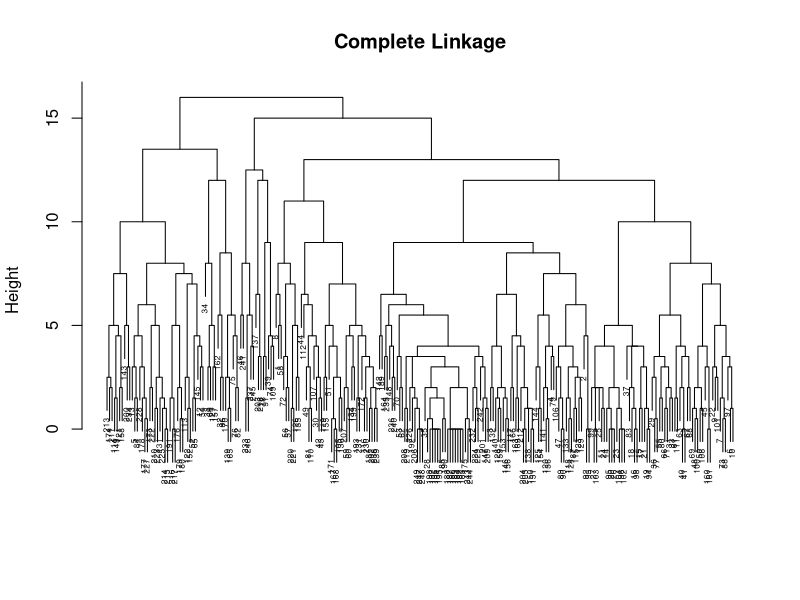
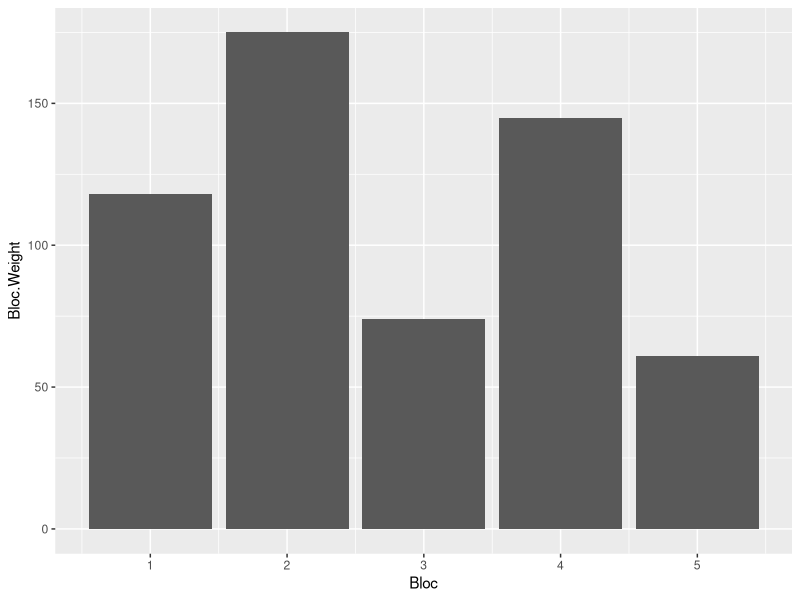
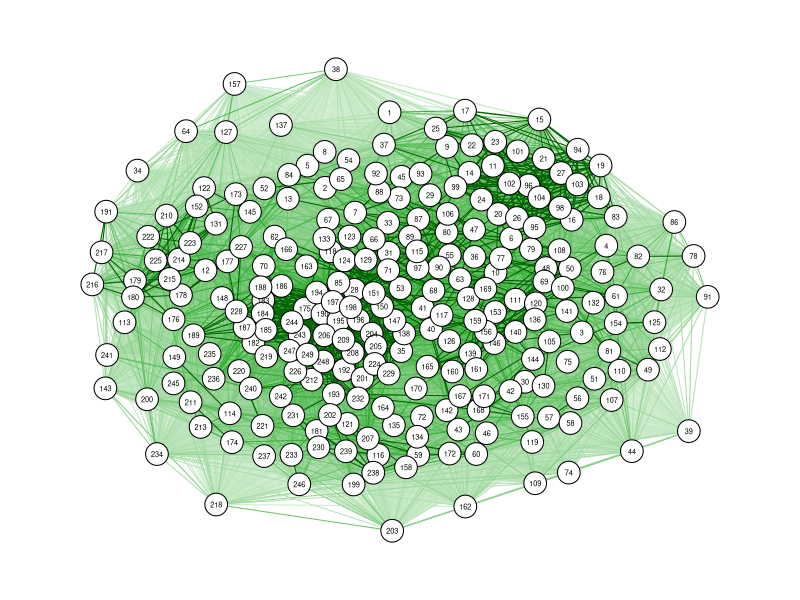

These figures' R source, in order: (Note: this script raises an error after producing the figures.)
## ---- chunk 1
library(tidyverse)
library(combinat)
library(qgraph)
## ---- chunk 2
# get voting data for all proposals in POH history
# write to CSV
# analyze CSV:
#   - for each voter, see voting record (voter ID - proposal - vote - VP)
#   - find voters who "consistently" (set a percentage threshold) vote the same way 
#   - sort into voting blocks & get their (most recent?) total voting power
## ---- chunk 3
votes <- read.csv("votes.csv", colClasses = c("Voter.ID" = "character")) # Voter.ID will be read as a hex number
                                                                         #  if type is unspecified
## ---- chunk 4
# let's restrict our attention to proposals not made before 0x824953e27fca1b0dbc0242b82750afbd2efb6b60621a6383674653bc826ef9c8
start_time <- votes %>%
  filter(Proposal.ID == "0x824953e27fca1b0dbc0242b82750afbd2efb6b60621a6383674653bc826ef9c8") %>%
  arrange(Time.Created) %>%
  head(1)
 
start_time <- start_time$Time.Created
v1 <- votes %>%
  filter(Time.Created >= start_time)

# count number of votes cast per voter
v1 <- v1 %>%
  group_by(Voter.ID) %>%
  mutate(N.Votes = n())

length(unique(v1$Voter.ID)) # we have 658  individual voters after this time
length(unique(v1$Proposal.ID)) # and 7 proposals

# and 69 voters who cast at least 4 votes
v1 %>%
  filter(N.Votes >= 4) %>%
  select(Voter.ID) %>%
  unique() %>%
  nrow()

# lets focus on these repeat voters
v1 <- v1 %>%
  filter(N.Votes >= 4) 

# this leaves us with 69 voters and 7 proposals.
## ---- chunk 5
# make a table with rows=voters and cols=proposals, with cell values=how they voted.
proposals <- unique(v1$Proposal.ID)
voters <- unique(v1$Voter.ID)
vot_tab <- data.frame(matrix(nrow = length(voters), ncol= length(proposals)))
colnames(vot_tab) <- proposals
rownames(vot_tab) <- voters

for(i in 1:nrow(vot_tab)) {
  for(j in 1:ncol(vot_tab)) {
    row <- filter(v1, Voter.ID == voters[i], Proposal.ID == proposals[j])
    if(nrow(row) != 0) {
      vot_tab[i,j] <- row$Choice
    }
  }
}

# make the cols a little nicer
tab <- vot_tab
colnames(tab) <- 1:length(proposals)
rownames(tab) <- 1:length(voters)

# how many missing values do we have?
na_counts <- rowSums(is.na(tab))
mean(na_counts)
table(na_counts)
# 6 voters voted on every proposal, 22 missed <2, 37 missed <3, 69 missed 3 or less. Where should we draw the line? Maybe try imputing values and see what happens?
## ---- chunk 6
# clustering technique: replace NAs by 1/2. Hierarchically cluster using manhattan/taxicab metric. Complete, average, or single linkage?

tab[is.na(tab)] <- 0.5

dist <- dist(tab, method = "manhattan")
dist_mat <- as.matrix(dist)

jpeg('votegraph.jpg', width=1000, height=1000, unit='px')
qgraph(1/dist_mat, layout='spring', vsize=3)
dev.off()
## ---- chunk 7
hc <- hclust(dist, method = "complete")

plot(hc, main = "Complete Linkage", xlab = "", sub = "",
     cex = 0.5)
## ---- chunk 8
# Cluster the voters into voting "blocs"
# tab <- apply(tab, 2, as.numeric)
hc_clusters <- cutree(hc, 5)

v2 <- v1 %>%
  add_column(Bloc = NA)

for(i in 1:length(voters)) {
  id <- voters[i]
  rows <- which(v2$Voter.ID == id)
  v2$Bloc[rows] <- hc_clusters[i]
}

# count each Bloc's voting weight, using each voter's max weight
v2 <- v2 %>%
  group_by(Voter.ID) %>%
  mutate(Max.Weight = max(Weight))

bloc_dist <- v2 %>%
  group_by(Bloc, Voter.ID, Max.Weight) %>%
  nest() %>%
  group_by(Bloc) %>%
  summarize(Bloc.Weight = sum(Max.Weight))

bloc_dist %>% ggplot(aes(x = Bloc, y = Bloc.Weight)) +
  geom_col()

bloc_dist$SSI <- ssi(bloc_dist$Bloc.Weight, 0.5)

bloc_dist %>% ggplot(aes(x = Bloc, y = SSI)) +
  geom_col()
## ---- chunk 9
v2 %>%
  filter(Bloc == 1) %>%
  select(Voter.ID) %>%
  unique()
## ---- chunk 10


# return a df identical to "record" except adding a numeric col signifying party
getParties <- function(record) {
  
}

# what is the voter overlap between all proposals with these 28 voters?
# make a matrix w proposals on rows & cols where the cells contain the number of voters the proposals have in common
# what I would like is a 

# alternative strategy to all this would just be to choose the 10 most active voters & shapley-shubik 'em...


v1 %>% 
  ungroup() %>%
  select(-N.Votes) %>%
  group_by(Proposal.ID) %>%
  count() %>% 
  arrange(desc(n))

v2 <- v1 %>%
  filter(!Proposal.ID %in% props$Proposal.ID)


# now try to find the 20 voters who all voted on the same proposals?
## ---- chunk 11
dist <- c(5,5,5,5,5)
## ---- chunk 12
# compute the gini coefficient of a given distribution
gini <- function(dist) {
  
  # area between Lorenz curve and line of equality
  num <- 0
  for(x in dist) {
    for(y in dist) {
      num <- num + abs(x - y)
    }
  }
  
  # area below line of equality
  denom <- 2*(length(dist))^2*mean(dist)
  
  num/denom
}
## ---- chunk 13
# compute Shapley-Shubik indices for a given distribution 
# params:
#   - dist: a distribution of voting power per voter
#   - thresh: the percentage of votes required to win, e.g. 0.5
ssi <- function(dist, thresh) {
  thresh_num <- ceiling(sum(dist)*thresh) # the number of votes required to win
  index_perm <- permn(1:length(dist)) # all possible voting orders
  ssis <- numeric(length(dist)) # a vector to store the S-S index for each voter
  
  # find the swing for each voting order
  for(order in index_perm) {
    tot_votes <- 0
    i <- 1

    while(tot_votes < thresh_num && i <= length(order)) { # identify the swing or determine that there is none
      tot_votes <- tot_votes + dist[order[i]]
      i <- i + 1
    }
    
    if(tot_votes >= thresh_num) { # increment the S-S index for the correct voter if the measure passed
      ssis[order[i - 1]] <- ssis[order[i - 1]] + 1
    }
  }
  
  ssis
}
## ---- chunk 14
# calculate the S-S indices as a probability dist; proportions rather than sums
ssi_prop <- function(dist, thresh) {
  ssis <- ssi(dist,thresh)
  ssis/sum(ssis)
}
## ---- chunk 15
dist <- c(1,1,10)
gini(ssi_prop(dist,0.5))
## ---- chunk 16
# for each voter, establish "voting record"--will be a vector of choice numbers
df <- tibble(x = c(1, 1, 1, 2, 2, 3), y = 1:6, z = 6:1)
df_nested <- df %>% nest(data = c(y, z))

test <- head(votes, 500)

# nest the voting record
vote_records <- votes %>%
  group_by(Voter.ID) %>%
  mutate(nvotes = n()) %>%
  nest()

frequent_voters <- votes %>%
  group_by(Voter.ID) %>%
  mutate(nvotes = n()) %>%
  filter(nvotes >= 5) %>%
  nest() %>%
  rename(Record = data)

fv_1 <- votes %>%
  group_by(Voter.ID) %>%
  mutate(nvotes = n())

fv_2 <- votes %>%
  group_by(Voter.ID) %>%
  mutate(nvotes = n()) %>%
  nest(Record = -c(Voter.ID,nvotes))

fv_1 <- frequent_voters %>%
  mutate(N.Votes = Record[[1]]$nvotes[[1]])

# vote_records_1 <- vote_records %>% mutate(filtered = ifelse(data$nvotes > 5, TRUE, FALSE))
#                                             map(data, ~ filter(., nvotes > 5)))


# vote_records_1 <- test %>%
#   group_by(Voter.ID) %>%
#   nest() %>%
#   rename(Record = data)
# length(vote_records$Record[[3]])
# vote_records %>% filter(nrow(Record) == 1)
# vote_records %>% map(~ filter(nrow(.) > 1))
# vote_records %>% map( ~ .)
# map(vote_records$Record, ~ ifelse(nrow(.) > 1, print("yes"), ))
# vote_records %>% mutate(filtered = map(Record, ~ filter(., nrow(.) > 1)))
# vote_records %>% mutate(multi = ifelse(nrow(Record), TRUE, FALSE))

# map iterates through every column

# compare similarity between voters. Clustering analysis or just percentage of shared votes threshold?
